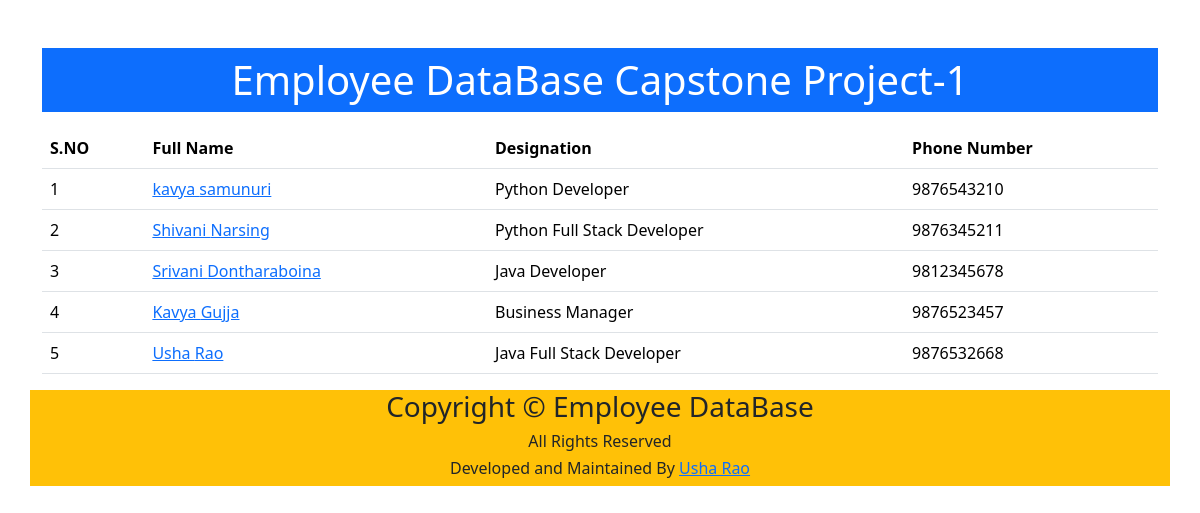
/employee/, run on the app's committed database.
### salary/models.py (models this page shows, shortened)
class Employee(models.Model):
    first_name=models.CharField(max_length=100)
    last_name=models.CharField(max_length=100)
    photo=models.ImageField(upload_to='images')
    designation=models.CharField(max_length=100)
    email_address=models.EmailField(max_length=100,unique=True)
    phone_number=models.CharField(max_length=10,blank=True)

### Employee/views.py (the view)
# urls.py: 2. Add a URL to urlpatterns:  path('', views.home, name='home')
def home(request):
    employees=Employee.objects.all()
    context={
        'employees':employees,
    }
    return render(request,'home.html',context)

### templates/home.html (shortened to what this page needs)
<!DOCTYPE html>
<html lang="en">
<head>
    <link href="https://cdn.jsdelivr.net/npm/bootstrap@5.3.3/dist/css/bootstrap.min.css" rel="stylesheet">
</head>
<body>
    <div class="container mt-5">
        <h1 class="text-center text-white bg-primary p-2">Employee DataBase Capstone Project-1</h1>
        <table class="table table-hover mt-3">
            <thead>
                <tr>
                    <th>S.NO</th>
                    <th>Full Name</th>
                    <th>Designation</th>
                    <th>Phone Number</th>
                </tr>
            </thead>
            <tbody>
                {% for x in employees %}
                <tr>
                    <td>{{forloop.counter}}</td>
                    <td><a href="{% url 'employee_detail' x.id %}">{{x.first_name}} {{x.last_name}}</td>
                    <td>{{x.designation}}</td>
                    <td>{{x.phone_number}}</td>
                </tr>
                {% endfor %}
            </tbody>
        </table>
    </div>
    <footer class="container text-center bg-warning">
        <div>
            <div class="row">
                <div class="col">
                    <h3>Copyright &copy Employee DataBase</h3>
                    <h6>All Rights Reserved</h6>
                    <h6>Developed and Maintained By <a href="#">Usha Rao</a></h6>
                </div>
            </div>
        </div>
    </footer>
</body>
</html>

### data on the page
Employee: first_name "kavya", last_name "samunuri", designation "Python Developer", phone_number "9876543210"
Employee: first_name "Shivani", last_name "Narsing", designation "Python Full Stack Developer", phone_number "9876345211"
Employee: first_name "Srivani", last_name "Dontharaboina", designation "Java Developer", phone_number "9812345678"
Employee: first_name "Kavya", last_name "Gujja", designation "Business Manager", phone_number "9876523457"
Employee: first_name "Usha", last_name "Rao", designation "Java Full Stack Developer", phone_number "9876532668"
